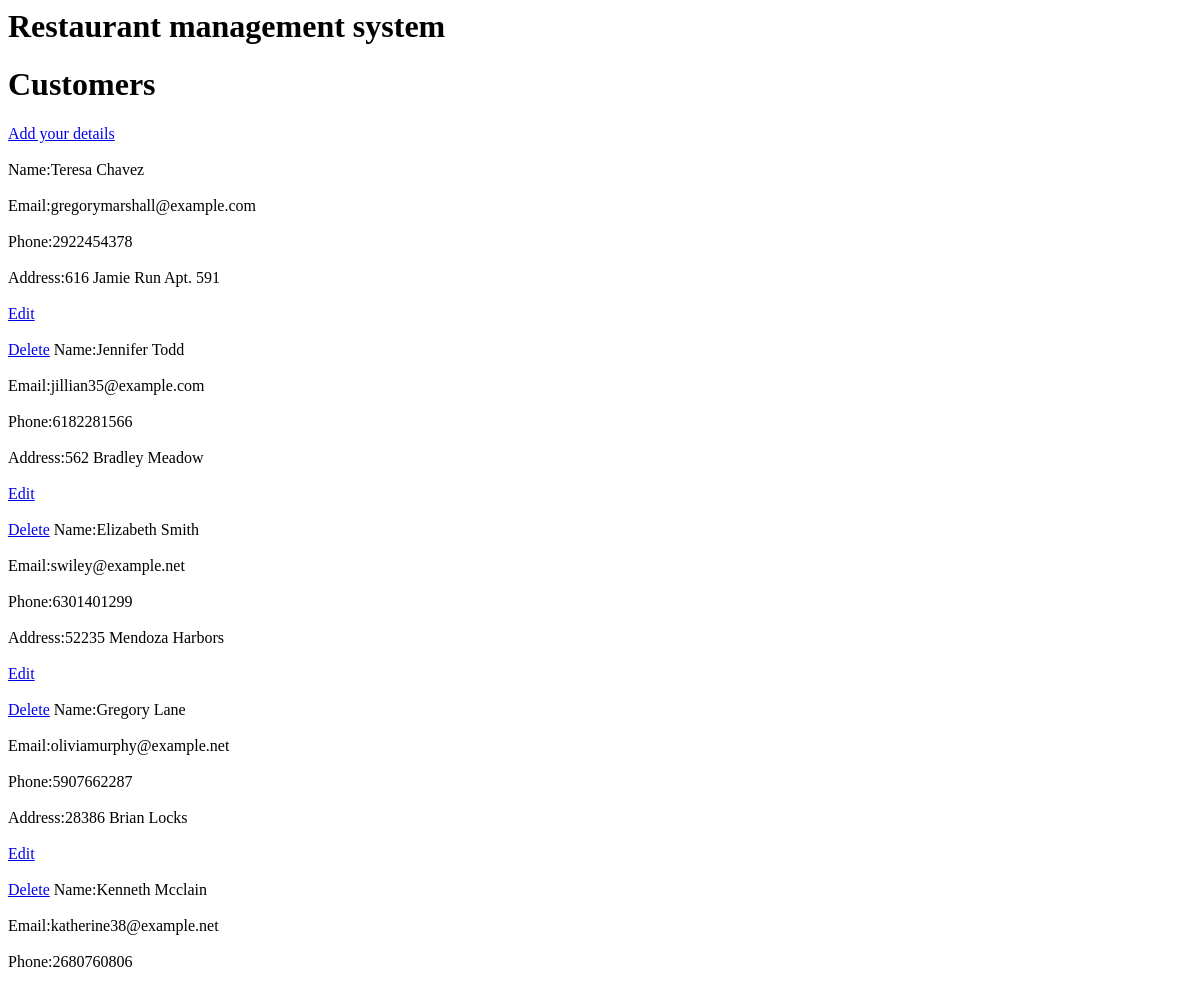
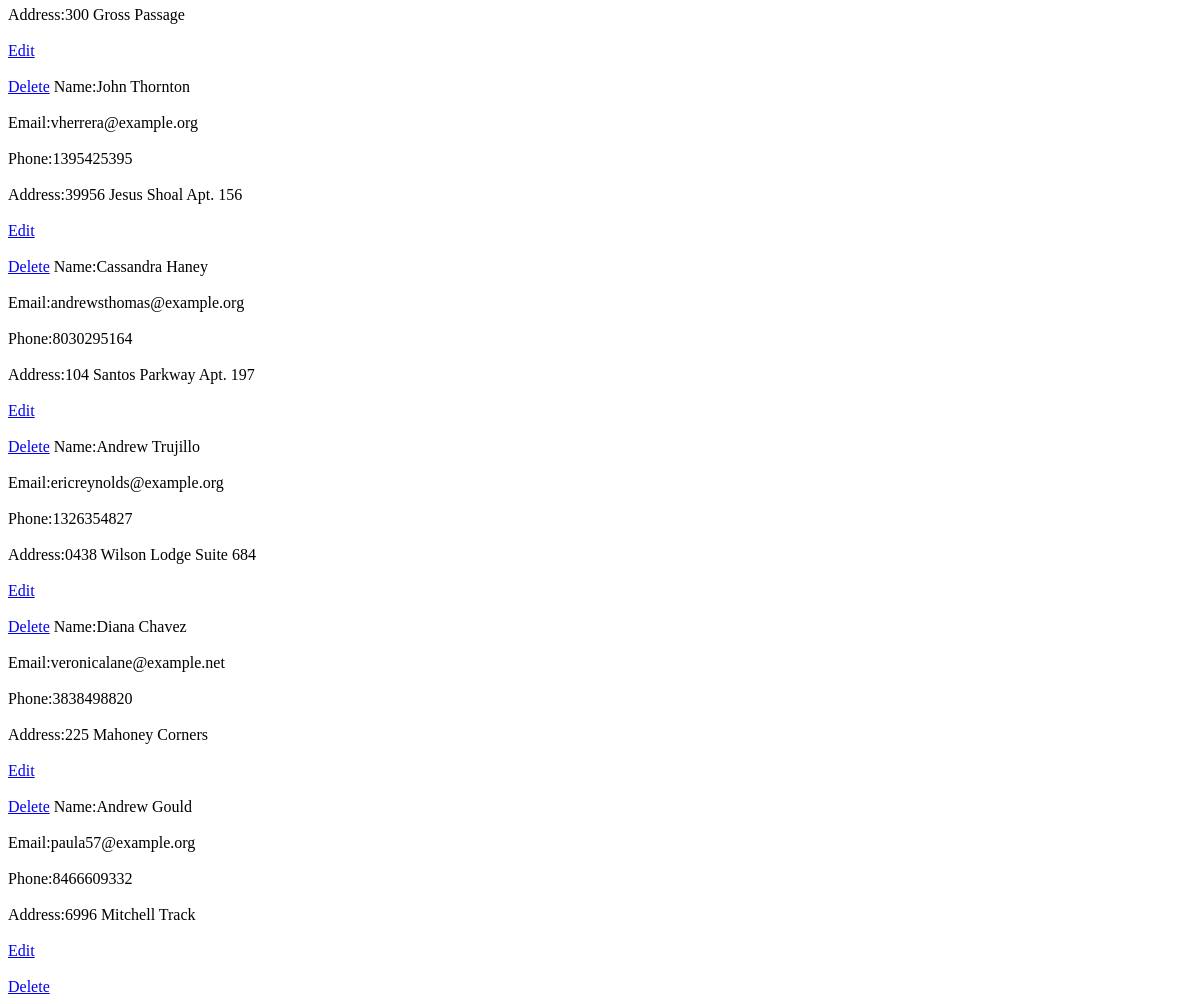
Before: /customers/ with the older database file (2 pictures, top to bottom).
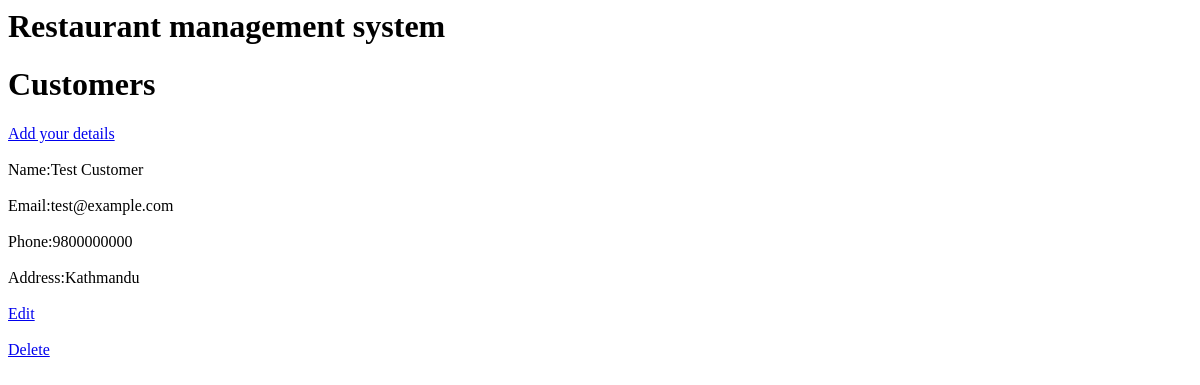
After: the same page with the newer database file.
### store/models.py (models this page shows)
class Customer(models.Model):
    name = models.CharField(max_length=100)
    email = models.EmailField()
    phone = models.CharField(max_length=10)
    address = models.CharField(max_length=100)
    created_at = models.DateTimeField(auto_now_add=True)

### store/views.py (the view)
# urls.py: path("customers/",customer_list,name="customer_List"),
def customer_list(request):
    customers=Customer.objects.all()
    context={'customers':customers}
    return render(request,"customer.html",context)

### store/templates/customer.html (shortened to what this page needs)
{% extends "base.html" %}
{% block content %}
<h1>Customers</h1>
<a href="/customers/add/">Add your details</a>
<br><br>
{% for C in customers %}
    Name:{{ C.name }}
    <br><br>
    Email:{{ C.email }}
    <br><br>
    Phone:{{ C.phone }}
    <br><br>
    Address:{{ C.address }}
    <br><br>
    <a href="/customers/{{ C.id }}/edit/">Edit</a>
    <br><br>
    <a href="/customers/{{ C.id }}/delete/">Delete</a>
{% endfor %}
{% endblock %}

Changed rows visible on the page:
removed Customer: name "Teresa Chavez", email "gregorymarshall@example.com", phone "2922454378", address "616 Jamie Run Apt. 591"
removed Customer: name "Jennifer Todd", email "jillian35@example.com", phone "6182281566", address "562 Bradley Meadow"
removed Customer: name "Elizabeth Smith", email "swiley@example.net", phone "6301401299", address "52235 Mendoza Harbors"
removed Customer: name "Gregory Lane", email "oliviamurphy@example.net", phone "5907662287", address "28386 Brian Locks"
removed Customer: name "Kenneth Mcclain", email "katherine38@example.net", phone "2680760806", address "300 Gross Passage"
removed Customer: name "John Thornton", email "vherrera@example.org", phone "1395425395", address "39956 Jesus Shoal Apt. 156"
removed Customer: name "Cassandra Haney", email "andrewsthomas@example.org", phone "8030295164", address "104 Santos Parkway Apt. 197"
removed Customer: name "Andrew Trujillo", email "ericreynolds@example.org", phone "1326354827", address "0438 Wilson Lodge Suite 684"
removed Customer: name "Diana Chavez", email "veronicalane@example.net", phone "3838498820", address "225 Mahoney Corners"
removed Customer: name "Andrew Gould", email "paula57@example.org", phone "8466609332", address "6996 Mitchell Track"
added Customer: name "Test Customer", email "test@example.com", phone "9800000000", address "Kathmandu"
